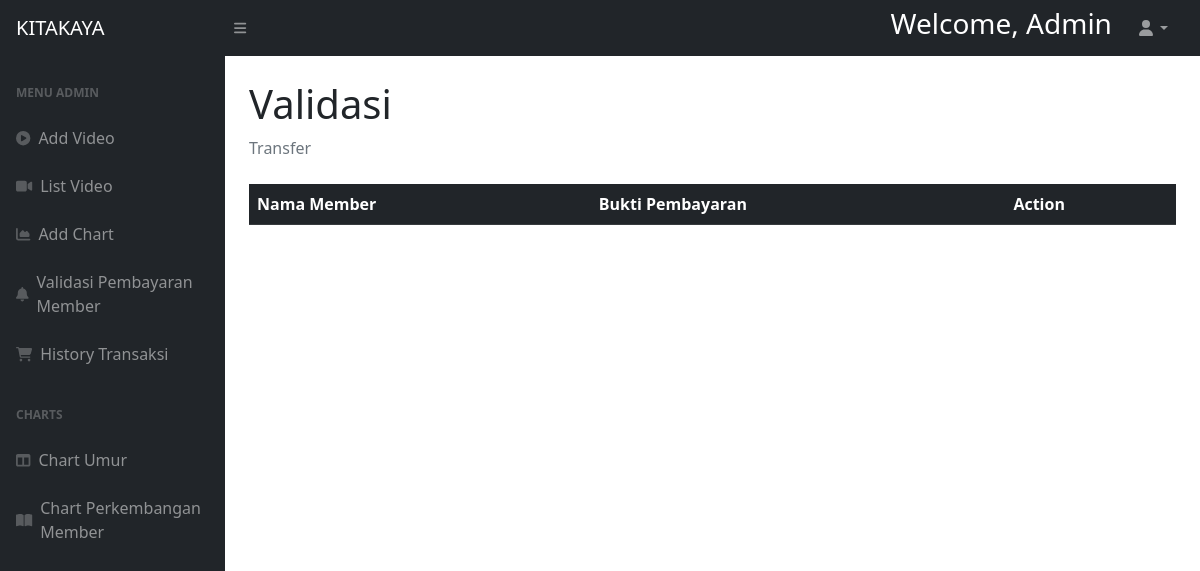
The app's page /public/halamanadminvalidasi.php, older data.
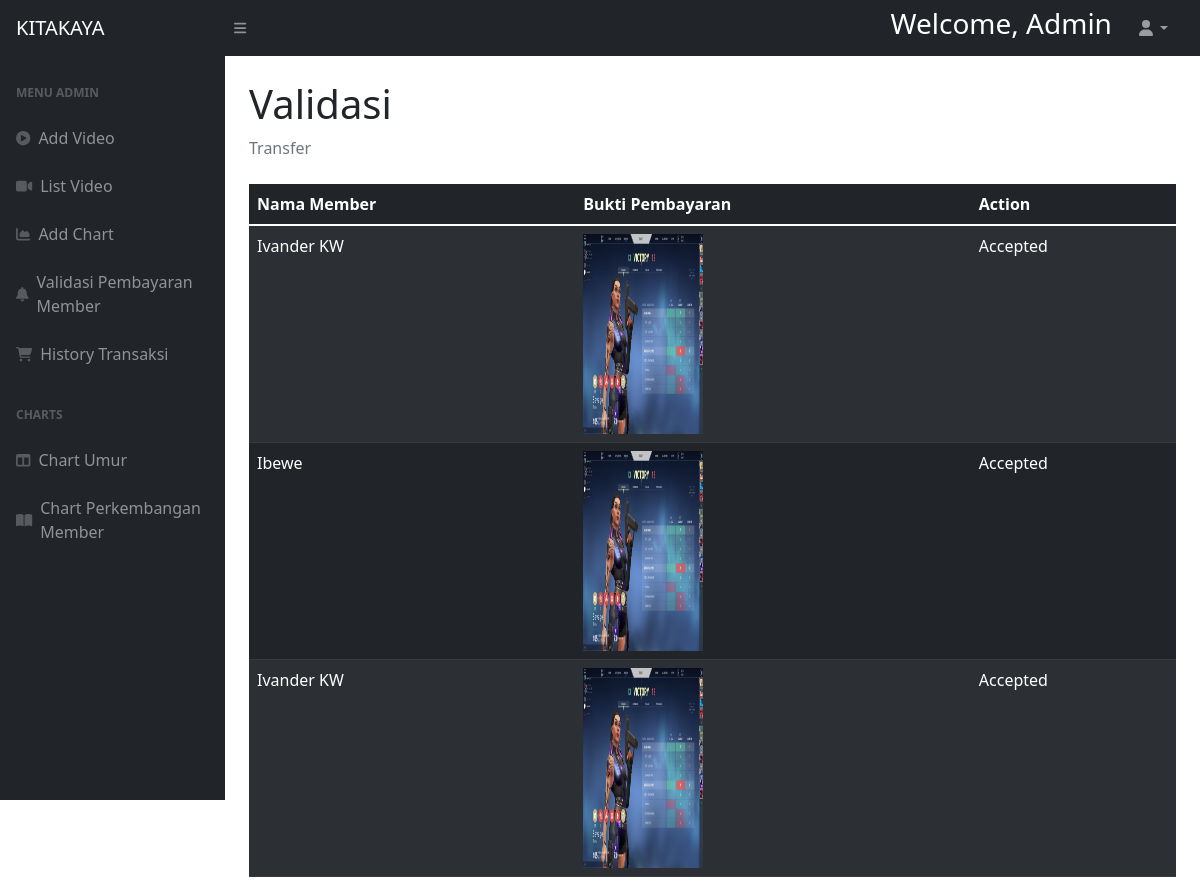
The same page, newer data.
### tables this page shows
CREATE TABLE `transaksi` (
  `id` int(11) NOT NULL,
  `id_member` int(11) NOT NULL,
  `tgl` date NOT NULL,
  `bulan` int(11) NOT NULL,
  `subtotal` int(11) NOT NULL,
  `bukti` text DEFAULT NULL,
  `status` int(11) NOT NULL COMMENT '-1 = Rejected,\r\n0 = Belum dikonfirmasi,\r\n1 = Accepted'
);

CREATE TABLE `user` (
  `id` int(15) NOT NULL,
  `email` varchar(250) NOT NULL,
  `password` varchar(250) NOT NULL,
  `nama` varchar(250) NOT NULL,
  `umur` int(100) NOT NULL,
  `role` int(15) NOT NULL COMMENT '0 = Member Biasa\r\n1 = Member VIP\r\n2 = CS\r\n3 = Admin',
  `status` int(15) NOT NULL,
  `expired` date DEFAULT NULL
);

### config/database.php (called while the page is built, shortened)
<?php
    class Database{
        private static $instance;
        public $pdo;
        private function __construct()
        {
            $dsn = "mysql:host=".DB_HOST.";dbname=".DB_NAME.";charset=UTF8";
            $options = [
                PDO::ATTR_ERRMODE => PDO::ERRMODE_EXCEPTION,
                PDO::ATTR_DEFAULT_FETCH_MODE => PDO::FETCH_OBJ,
                PDO::ATTR_EMULATE_PREPARES => false
            ];
            try {
                $this->pdo = new PDO($dsn,DB_USER,DB_PASSWORD,$options);
            }
            catch(PDOException $e){
                echo  $e->getMessage();
            }
        }
        static function instance(){
            if(!isset(self::$instance)){
                self::$instance = new Database();
            }
            return self::$instance;
        }
        function query($sql,$args = NULL){
            if (!$args){
                return $this->pdo->query($sql);
            }
            $stmt = $this->pdo->prepare($sql);
            $stmt->execute($args);
            return $stmt;
        }
    }
?>

### models/htransaksi.php (called while the page is built, shortened)
<?php
    class htransaksi{
        static function getforvalidation(){
            $db=Database::instance();
            $temp=$db->query("SELECT  t.id as id, u.id as id_member,u.nama as nama,t.bukti as bukti,t.tgl as tgl,t.status as status FROM transaksi t,user u WHERE t.id_member=u.id and bukti IS NOT NULL");
            return $temp->fetchAll();
        }
    }
?>

### public/halamanadminvalidasi.php (the view, shortened to what the changed rows need)
<!DOCTYPE html>
<html lang="en">
    <head>
        <link href="https://cdn.jsdelivr.net/npm/simple-datatables@latest/dist/style.css" rel="stylesheet" />
        <link href="../assets/css/punyaadmin.css" rel="stylesheet" />
        <link href="../assets/css/addvideo.css" rel="stylesheet" />
    </head>
    <body class="sb-nav-fixed">
        <div id="layoutSidenav">
            <div id="layoutSidenav_content">
                <main>
                    <div class="container-fluid px-4">
                        <h1 class="mt-4">Validasi</h1>
                        <?php
                            $transactions = htransaksi::getforvalidation();
                        ?>
                         <form action="../controllers/transaksi.php" method="POST">
                        <table class="table table-dark table-striped">
                            <thead>
                                <th>Nama Member</th>
                                <th>Bukti Pembayaran</th>
                                <th>Action</th>
                            </thead>
                            <tbody>
                                <?php
                                    foreach($transactions as $transaction){
                                        ?>
                                        <tr>
                                            <td><?=  $transaction->nama?></td>
                                            <td><img style="width:120px;height:200px" src="../<?= $transaction->bukti ?>" /> </td>
                                            <?php
                                                    if ($transaction->status==0) {
                                                        ?>
                                                        <td><button style="margin:20px;" class="btn btn-primary" name="accept[<?=$transaction->id?>,<?=$transaction->id_member?>]">Accept</button><button style="margin:5px;" class="btn btn-primary" name="reject[<?=$transaction->id?>]">Reject</button></td>
                                                        <?php
                                                        }
                                                        else if ($transaction->status==1){
                                                            ?>
                                                            <td>Accepted</td>
                                                            <?php
                                                        }
                                                        else if ($transaction->status==-1){
                                                            ?>
                                                            <td>Rejected</td>
                                                            <?php
                                                        }
                                                ?>
                                        </tr>
                                        <?php
                                    }
                                ?>
                        </tbody>
                    </table>
                    </form>
                    </div>
                </main>
            </div>
        </div>
    </body>
</html>

Row changes from the older to the newer data that the page shows:
added transaksi: user.nama "Ivander KW", bukti (picture), status "Accepted"
added transaksi: user.nama "Ibewe", bukti (picture), status "Accepted"
added transaksi: user.nama "Ivander KW", bukti (picture), status "Accepted"
